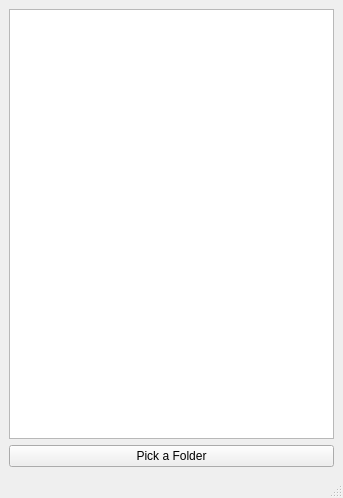
<?xml version="1.0" encoding="UTF-8"?>
<ui version="4.0">
 <class>MainWindow</class>
 <widget class="QMainWindow" name="MainWindow">
  <property name="geometry">
   <rect>
    <x>0</x>
    <y>0</y>
    <width>343</width>
    <height>498</height>
   </rect>
  </property>
  <property name="windowTitle">
   <string>MainWindow</string>
  </property>
  <widget class="QWidget" name="centralwidget">
   <layout class="QVBoxLayout" name="verticalLayout">
    <item>
     <widget class="QListWidget" name="listWidget"/>
    </item>
    <item>
     <widget class="QPushButton" name="btnBrowser">
      <property name="text">
       <string>Pick a Folder</string>
      </property>
     </widget>
    </item>
   </layout>
  </widget>
  <widget class="QStatusBar" name="statusbar"/>
 </widget>
 <resources/>
 <connections/>
</ui>
